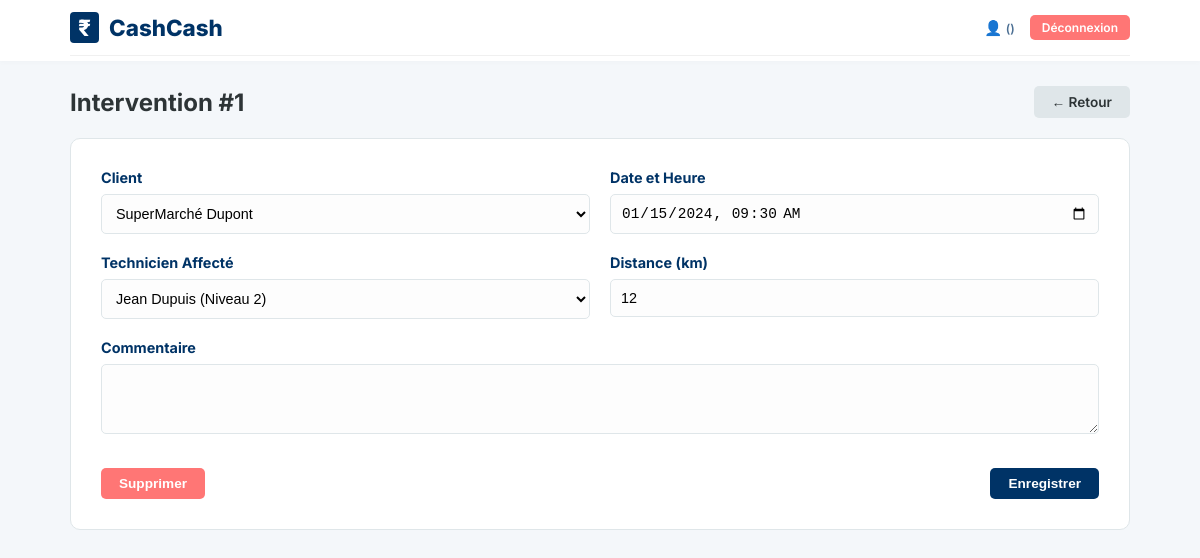
Screenshot of /index.php?action=details&id=1 (signed in) with the database file from the repository.
### tables this page shows
CREATE TABLE `intervention` (
  `id_intervention` int(11) NOT NULL,
  `id_client` int(11) NOT NULL,
  `id_technicien` int(11) NOT NULL,
  `date_intervention` datetime NOT NULL,
  `statut` enum('PREVU','REALISE','ANNULE') DEFAULT 'PREVU',
  `distance_km` int(11) DEFAULT 0,
  `temps_total` int(11) DEFAULT 0,
  `commentaire_global` text DEFAULT NULL
);

CREATE TABLE `client` (
  `id_client` int(11) NOT NULL,
  `raison_sociale` varchar(255) NOT NULL,
  `siren` varchar(14) DEFAULT NULL,
  `code_ape` varchar(10) DEFAULT NULL,
  `adresse` text DEFAULT NULL,
  `telephone` varchar(30) DEFAULT NULL,
  `email` varchar(150) DEFAULT NULL,
  `id_agence` int(11) NOT NULL,
  `distance_km` int(11) DEFAULT 0,
  `duree_deplacement_min` int(11) DEFAULT 0
);

CREATE TABLE `technicien` (
  `id_technicien` int(11) NOT NULL,
  `matricule` varchar(50) NOT NULL,
  `nom` varchar(100) NOT NULL,
  `prenom` varchar(100) DEFAULT NULL,
  `qualification` varchar(150) DEFAULT NULL,
  `date_obtention_qualification` date DEFAULT NULL,
  `mail` varchar(150) DEFAULT NULL,
  `tel_mobile` varchar(30) DEFAULT NULL,
  `id_agence` int(11) NOT NULL
);

### controllers/HomeController.php (called while the page is built, shortened)
<?php
require_once 'models/Intervention.php';
class HomeController {
    public function details() {
        $item = [];
        $techniciens = Intervention::getTechniciens();
        $clients = Intervention::getClients();
        if (isset($_GET['id'])) $item = Intervention::getById($_GET['id']);
        require 'views/details.php';
    }
}
?>

### models/Intervention.php (called while the page is built, shortened)
<?php
class Intervention {
    public static function getById($id) {
        $pdo = DB::connect();
        $sql = "SELECT i.*,
                       c.raison_sociale as client_nom,
                       c.adresse as lieu,
                       t.nom as tech_nom,
                       t.prenom as tech_prenom
                FROM intervention i
                JOIN client c ON i.id_client = c.id_client
                LEFT JOIN technicien t ON i.id_technicien = t.id_technicien
                WHERE id_intervention = ?";
        $stmt = $pdo->prepare($sql);
        $stmt->execute([$id]);
        return $stmt->fetch(PDO::FETCH_ASSOC);
    }
    public static function getTechniciens() {
        $pdo = DB::connect();
        return $pdo->query("SELECT * FROM technicien ORDER BY nom ASC")->fetchAll(PDO::FETCH_ASSOC);
    }
    public static function getClients() {
        $pdo = DB::connect();
        return $pdo->query("SELECT * FROM client ORDER BY raison_sociale ASC")->fetchAll(PDO::FETCH_ASSOC);
    }
}
?>

### views/details.php (the view, shortened to what this page needs)
<?php require 'views/header.php';
$isEdit = !empty($item);
?>
<div class="header-split">
    <h2><?= $isEdit ? 'Intervention #'.($item['id_intervention'] ?? '') : 'Nouvelle Intervention' ?></h2>
    <a href="javascript:history.back()" class="btn btn-secondary">← Retour</a>
</div>
<form method="POST" class="form-card">
    <div class="row">
        <div class="col">
            <label class="label">Client</label>
            <select name="id_client" class="input" required>
                <?php foreach($clients as $c): ?>
                    <option value="<?= $c['id_client'] ?>"
                        <?= (isset($item['id_client']) && $item['id_client'] == $c['id_client']) ? 'selected' : '' ?>>
                        <?= htmlspecialchars($c['raison_sociale']) ?>
                    </option>
                <?php endforeach; ?>
            </select>
        </div>
        <div class="col">
            <label class="label">Date et Heure</label>
            <input type="datetime-local" name="date" class="input"
                   value="<?= isset($item['date_intervention']) ? date('Y-m-d\TH:i', strtotime($item['date_intervention'])) : '' ?>" required>
        </div>
    </div>
    <div class="row">
        <div class="col">
            <label class="label">Technicien Affecté</label>
            <select name="id_technicien" class="input">
                <?php foreach($techniciens as $tech): ?>
                    <option value="<?= $tech['id_technicien'] ?>"
                        <?= (isset($item['id_technicien']) && $item['id_technicien'] == $tech['id_technicien']) ? 'selected' : '' ?>>
                        <?= htmlspecialchars($tech['prenom'] . ' ' . $tech['nom']) ?> (<?= $tech['qualification'] ?>)
                    </option>
                <?php endforeach; ?>
            </select>
        </div>
        <div class="col">
            <label class="label">Distance (km)</label>
            <input type="number" name="distance" class="input" value="<?= $item['distance_km'] ?? '' ?>" required>
        </div>
    </div>
    <div class="row">
        <div class="col">
            <label class="label">Commentaire</label>
            <textarea name="desc" class="input" rows="3"><?= $item['commentaire_global'] ?? '' ?></textarea>
        </div>
    </div>
    <div class="actions">
        <?php if($isEdit): ?>
            <button type="submit" name="delete" class="btn btn-danger" onclick="return confirm('Voulez-vous vraiment supprimer cette intervention ?')">Supprimer</button>
        <?php else: ?>
            <div></div>
        <?php endif; ?>
        <button type="submit" class="btn btn-orange">Enregistrer</button>
    </div>
</form>
</body></html>

### public/style.css (style rules this page uses)
:root { --brand-blue: #003366; --status-prevu-bg: #b2bec3; --status-prevu-text: #2d3436; --status-realise-bg: #003366; --status-realise-text: #ffffff; --text-todo: #b2bec3; --text-done: #003366; --bg-light: #f4f7fa; --white: #ffffff; --text-dark: #2d3436; --text-grey: #636e72; --border: #dfe6e9; }
* { box-sizing: border-box; margin: 0; padding: 0; }
body { font-family: "Inter", sans-serif; background-color: var(--bg-light); color: var(--text-dark); padding-bottom: 50px; }
a { text-decoration: none; color: inherit; }
.btn { padding: 8px 18px; border-radius: 5px; border: none; font-weight: 600; cursor: pointer; transition: 0.2s; display: inline-flex; align-items: center; justify-content: center; font-size: 0.85rem; }
.btn-orange { background: var(--brand-blue); color: white; }
.btn-secondary { background: #dfe6e9; color: var(--text-dark); }
.btn-danger { background: #ff7675; color: white; }
.input { padding: 10px; border: 1px solid var(--border); border-radius: 5px; width: 100%; font-size: 0.9rem; background-color: #fdfdfd; }
.header-split { display: flex; justify-content: space-between; align-items: center; margin-bottom: 20px; }
.form-card { background: var(--white); padding: 30px; border-radius: 10px; border: 1px solid var(--border); }
.row { display: flex; gap: 20px; margin-bottom: 20px; }
.col { flex: 1; }
.label { display: block; font-weight: 700; margin-bottom: 8px; color: var(--brand-blue); font-size: 0.9rem; }
.actions { display: flex; justify-content: space-between; margin-top: 30px; }

### rows the page displays
intervention: id_intervention "1", id_client "SuperMarché Dupont", date "01/15/2024 09:30", id_technicien "Jean Dupuis (Niveau 2)", distance "12"
